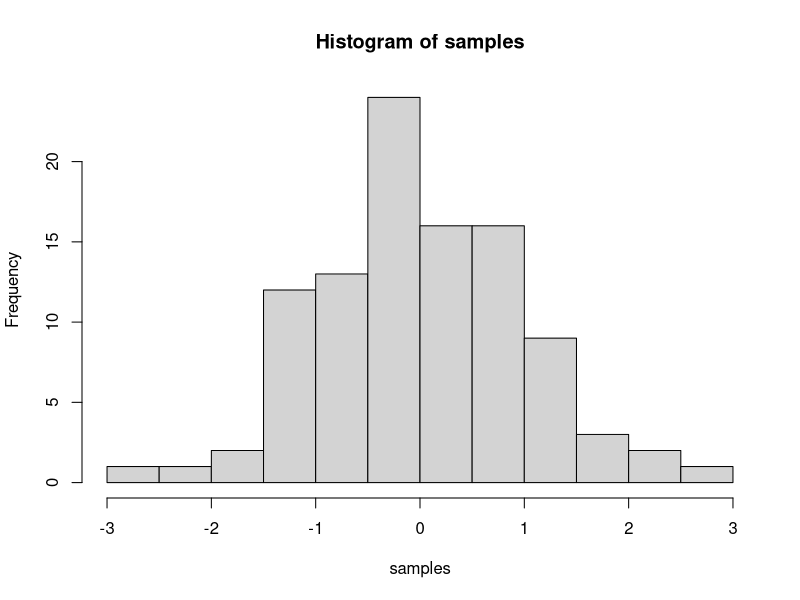
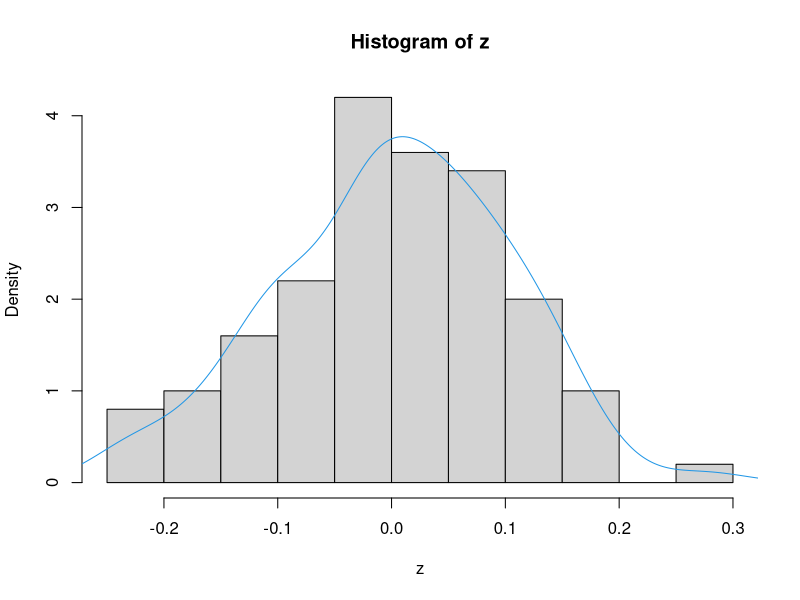

Write the R code that produced these figures, in order.
## ---- chunk 1
knitr::opts_chunk$set(message=FALSE,warning=FALSE, cache=TRUE)
## ---- chunk 2
samples <- rnorm(100, mean=0, sd=1)
hist(samples)
## ---- chunk 3
1+2
2*5
5/3
(1+6+4)/5

## ---- chunk 4
a<-1
b<-2
a+b

d<-c(1,2,3)
e<-c(5,6,7)
d+e
d*e
d/e

## ---- chunk 5
# for loop solution
# i becomes the number 1 to 100 at each step of the loop


a <- length(100) # make empty variable, set length to 100
for (i in 1:100){
  a[i] <-i #assigns the number in i, to the ith index of a
}

print(a)

# for loop solution #2

a<-c() #create empty variable using combine command
for (i in 1:100){
  a<-c(a,i) # keeps combining a with itself and the new number in i
}
print(a)

# seq solution
a <- seq(1,100,1) # look up help for seq using ?seq() in console
print(a)

## ---- chunk 6
z<-rnorm(100,0,0.1)
hist(z,probability=TRUE)
lines(density(z),col=4)
